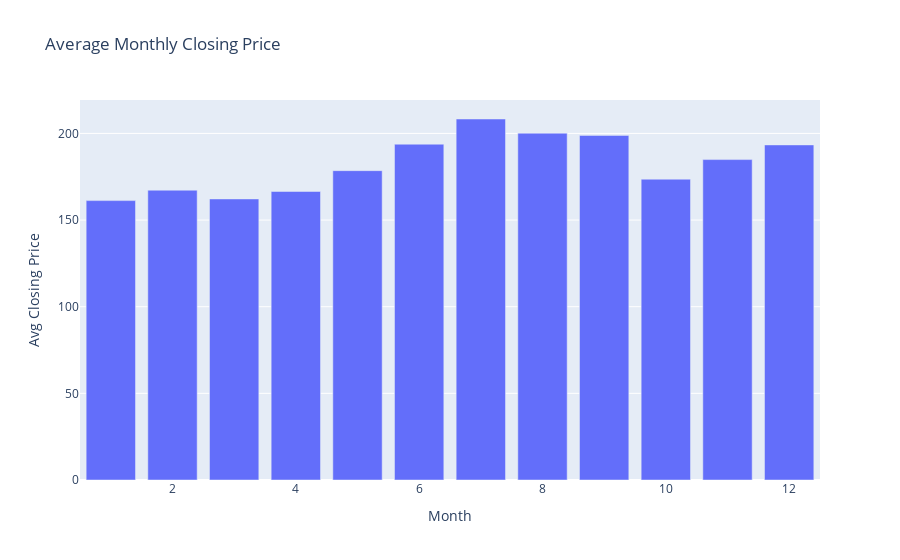

The cell this chart's notebook holds for it:
### Code cell
# Bar Chart: Average Closing Price Per Month
stock_data['Month'] = stock_data.index.month
avg_monthly_close = stock_data.groupby('Month')['Close'].mean().reset_index()
fig = px.bar(avg_monthly_close, x='Month', y='Close', title='Average Monthly Closing Price', labels={'Month': 'Month', 'Close': 'Avg Closing Price'})
fig.show()

### Figure 1 — Plotly figure (JSON) as saved in the notebook; plotly's stock layout.template omitted (floating-point values rounded to 4 significant figures)
{"data": [{"alignmentgroup": "True", "hovertemplate": "Month=%{x}<br>Avg Closing Price=%{y}<extra></extra>", "legendgroup": "", "marker": {"color": "#636efa", "pattern": {"shape": ""}}, "name": "", "offsetgroup": "", "orientation": "v", "showlegend": false, "textposition": "auto", "type": "bar", "x": [1, 2, 3, 4, 5, 6, 7, 8, 9, 10, 11, 12], "xaxis": "x", "y": [161.2, 167.2, 162.2, 166.5, 178.5, 193.8, 208.3, 200.1, 198.9, 173.6, 184.9, 193.4], "yaxis": "y"}], "layout": {"barmode": "relative", "legend": {"tracegroupgap": 0}, "title": {"text": "Average Monthly Closing Price"}, "xaxis": {"anchor": "y", "domain": [0, 1], "title": {"text": "Month"}}, "yaxis": {"anchor": "x", "domain": [0, 1], "title": {"text": "Avg Closing Price"}}}}
